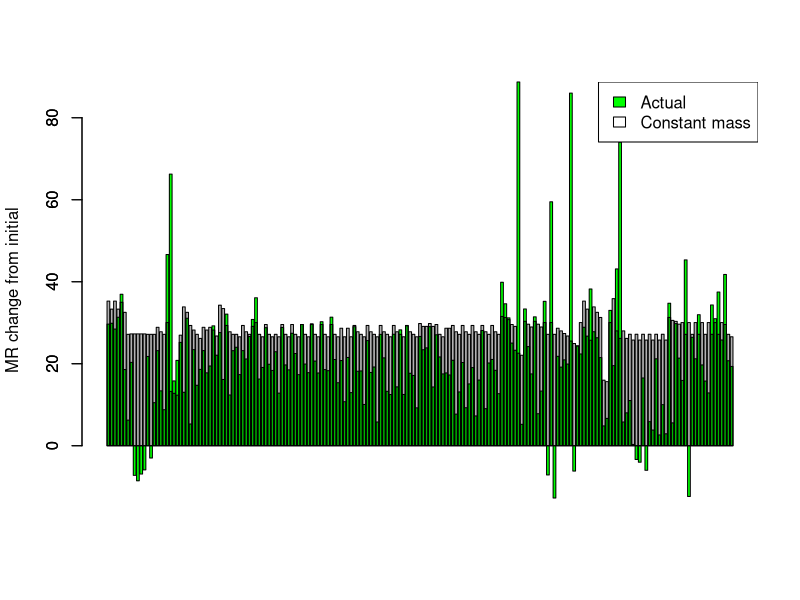
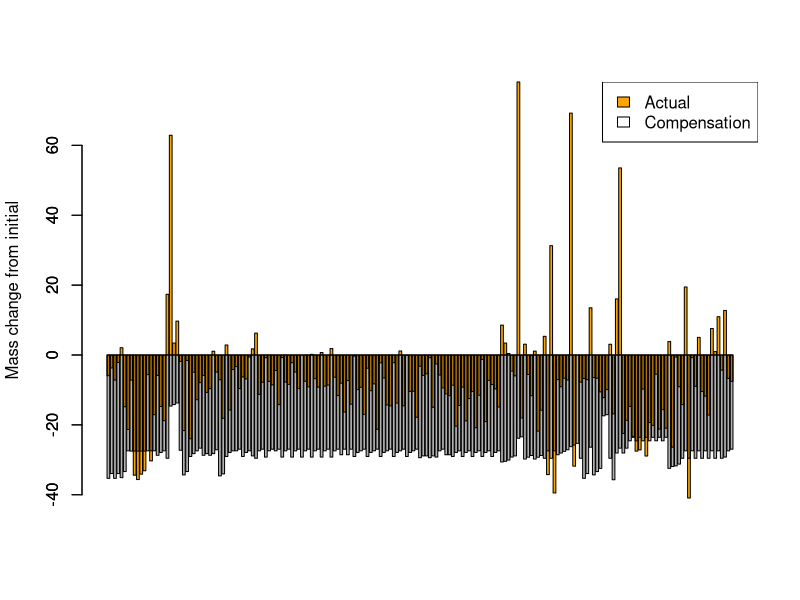
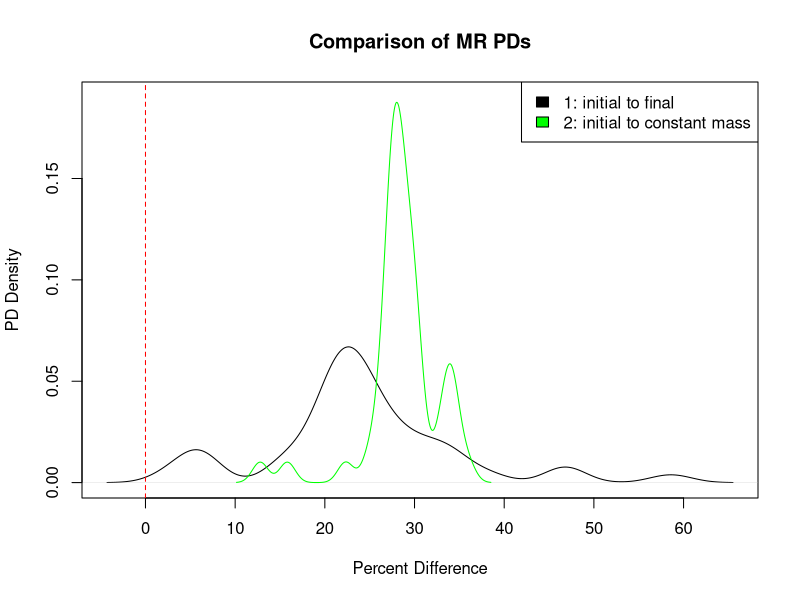
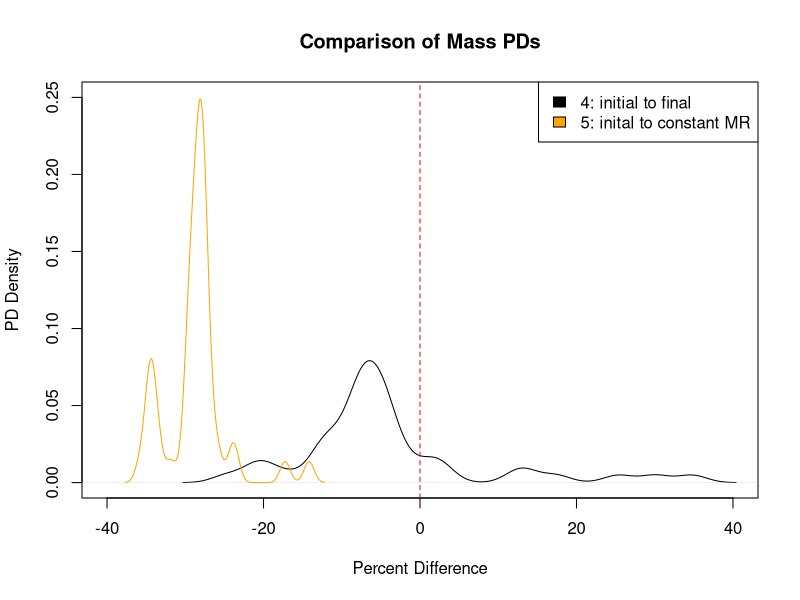

Generate these figures, in order, with R:

#--------------CALCULATING EXPONENTS AND ACTIVATION ENERGY FOR METABOLIC EQUATIONS-------------------------------

### For the metabolic rate equation Metabolic Rate = constant * (Mass ^exponent) * e ^ Activation Energy/kt
### This section uses metabolic rate, temperature, and size data to calculated fitted exponent and activation
### energy for the taxonomic classes for which we could find data. 

# Classes: Branchiopoda, Malacostraca, Maxillopoda
# Data source: Makrieva
MR_data = read.csv("Class_metabolicrates_Makrievadata.csv", stringsAsFactors = FALSE)
Class_list=unique(MR_data$Class)
InvK=1/(273.15+MR_data$TC) #getting all the units correct
Mkg=MR_data$Mg/1000
W=MR_data$qWkg*Mkg
MR_data = cbind(MR_data, InvK, W)

#obtaining class-specific exponents for metabolic rate scaling for Branchiopoda Malacostraca and Maxillopoda
class_slopes=c()
for (current_class in Class_list){
  Class_data=subset(MR_data, MR_data$Class == current_class)
  basic=lm(log(Class_data$W) ~ log(Class_data$Mg) + Class_data$InvK)
  Mslope=basic$coefficients[2]
  Tslope=basic$coefficients[3]
  Ea=Tslope*0.00008617
  class_slopes=rbind(class_slopes, c(current_class, Mslope, Tslope, Ea))
}

# Classes: Amphibia
# Data source: White
MR_Amphi = read.csv("Whiteetal_Amphibiandata.csv", stringsAsFactors = FALSE)
A_InvK=1/(273.15+MR_Amphi$TC)
A_Mkg=MR_Amphi$Mg/1000
MR_Amphi = cbind(MR_Amphi, A_InvK, A_Mkg)
A_basic=lm(log(MR_Amphi$Watts) ~ log(MR_Amphi$A_Mkg) + MR_Amphi$A_InvK)
Mslope=A_basic$coefficients[2]
Tslope=A_basic$coefficients[3]
Ea=Tslope*0.00008617
class_slopes=rbind(class_slopes, c("Amphibia", Mslope, Tslope, Ea))
class_slopes=as.data.frame(class_slopes, stringsAsFactors = FALSE)

# Classes: Actinoperygii
# Data source: Gillooly
#obtaining super-class-specific exponents for metabolic rate scaling in fish
MR_fish = read.csv("gillooly_fish.csv", stringsAsFactors = FALSE)
f_Mkg=MR_fish$Mg/1000
MR_fish = cbind(MR_fish, f_Mkg)
F_basic=lm(log(MR_fish$W) ~ log(MR_fish$f_Mkg) + MR_fish$invK)
Mslope=F_basic$coefficients[2]
Tslope=F_basic$coefficients[3]
Ea=Tslope*0.00008617
class_slopes=rbind(class_slopes, c("Actinoperygii", Mslope, Tslope, Ea))
class_slopes=as.data.frame(class_slopes, stringsAsFactors = FALSE)

#removing unneccesary column and renaming columns
class_values=class_slopes[c(-3)]
names(class_values)[names(class_values) == "V1"] = "Class"
names(class_values)[names(class_values) == "log(Class_data$Mg)"] = "exponent"
names(class_values)[names(class_values) == "Class_data$InvK"] = "Ea"

# Classes: Insecta, Gastropoda, Eurotatoria, Entognatha
# Data source (Insecta only): Chown
# Remaining classes' values from theory
I_class="Insecta"
other_class=c("Gastropoda","Eurotatoria", "Entognatha")
I_slope=0.75
I_Ea=-0.62
Other_Ea=-0.63
other_values=cbind(I_class,I_slope,I_Ea)
for (current_class in other_class){
  current_values=cbind(current_class,I_slope,Other_Ea)
  other_values=rbind(other_values, current_values)
}

other_values = as.data.frame(other_values)
names(other_values)[names(other_values) == "I_class"] = "Class"
names(other_values)[names(other_values) == "I_slope"] = "exponent"
names(other_values)[names(other_values) == "I_Ea"] = "Ea"
class_values = rbind(class_values, other_values)
class_values = transform(class_values, exponent = as.numeric(exponent), Ea = as.numeric(Ea))

#---------------------CREATE THREE DEGREE DATASET----------------------------
### Within a scientific paper, the body size-temperature study may have replicated
### experiments or have slightly different experiments that were conducted. Each experiment
### is called a replicate and was given a unique identifier in "MTEEcto_data.csv". 

# Read in compiled experimental dataset, has one temperature and replicate per row
original_data = read.csv("MTEEcto_data.csv", stringsAsFactors = FALSE, fileEncoding = "latin1")

# Turn unique row names into column in original dataset
original_data = data.frame(as.numeric(rownames(original_data)), original_data)
colnames(original_data)[1] = "row_names"

# Create list of experiment names and respective species
replicate_list_original=unique(original_data$studyID)

# Create dataset containing all temperature pairs within each replicate
all_pairs = c()
for(current_replicate in replicate_list_original){
  single_replicate = subset(original_data, original_data$studyID == current_replicate)
  single_replicate_rownames_combos = combn(single_replicate$row_names, 2)
  single_replicate_rownames_combos = t(single_replicate_rownames_combos)
  single_replicate_temps_combos = combn(single_replicate$temp, 2)
  single_replicate_temps_combos = t(single_replicate_temps_combos)
  single_replicate_masses_combos = combn(single_replicate$mass, 2)
  single_replicate_masses_combos = t(single_replicate_masses_combos)
  single_replicate_combos = cbind(single_replicate_rownames_combos, single_replicate_temps_combos, single_replicate_masses_combos)
  single_replicate_combos = data.frame(single_replicate_combos)
  single_replicate_combos = cbind(current_replicate, single_replicate_combos)
  all_pairs = rbind(all_pairs, single_replicate_combos)
}
names(all_pairs) = c("studyID", "initial_temp_row", "final_temp_row", "initial_temp", "final_temp", "initial_mass", "final_mass")

# Subset dataset to contain only temperature pairs that differ by 3*
all_pairs$temp_diff = all_pairs$final_temp - all_pairs$initial_temp
three_degree_pairs = subset(all_pairs, all_pairs$temp_diff == 3)

# Add species to three degree difference pairs
lookup = original_data[match(three_degree_pairs$studyID, original_data$studyID),]
three_degree_pairs$species = lookup$Species
three_degree_pairs$Class = lookup$Class

# List of species and number of pairs per species
species_duplicates = sort(table(three_degree_pairs$species), decreasing=TRUE)

# Add class-specific values to pairs dataset
store_class_values = class_values[match(three_degree_pairs$Class, class_values$Class),]
three_degree_pairs = cbind(three_degree_pairs, store_class_values$exponent, store_class_values$Ea)
colnames(three_degree_pairs)[11] = "exponent"
colnames(three_degree_pairs)[12] = "Ea"

# List of classes and number of pairs per class
class_distribution = table(three_degree_pairs$Class)

#------------------CALCULATE METABOLIC RATES/MASSES--------------------------

# Use MTE equation to calculate metabolic rates (initial, final, and w/ constant/initial mass)
three_degree_pairs$initial_metrate = (three_degree_pairs$initial_mass ^ three_degree_pairs$exponent) * (exp(((three_degree_pairs$Ea) / (.00008617 * (three_degree_pairs$initial_temp + 273.15)))))
three_degree_pairs$final_metrate = (three_degree_pairs$final_mass ^ three_degree_pairs$exponent) * (exp(((three_degree_pairs$Ea) / (.00008617 * (three_degree_pairs$final_temp + 273.15)))))
three_degree_pairs$constantmass_metrate = (three_degree_pairs$initial_mass ^ three_degree_pairs$exponent) * (exp(((three_degree_pairs$Ea) / (.00008617 * (three_degree_pairs$final_temp + 273.15)))))

# Use rearranged MTE equation to calculate mass w/ constant/initial metabolic rate
three_degree_pairs$constantmetrate_mass = (three_degree_pairs$initial_metrate / (exp(three_degree_pairs$Ea / (.00008617 * (three_degree_pairs$final_temp + 273.15))))) ^ (1 / three_degree_pairs$exponent)

#--------------------EXPLORATORY STATS AND FIGURES-----------------------

### Summary values

# Percent differences for metabolic rates
  # 1: initial to final (empirical), expect increase
  # 2: initial to constant mass (theoretical), expect increase
  # 3: final to constant mass, expect increase
three_degree_pairs$PD_1 = ((three_degree_pairs$final_metrate / three_degree_pairs$initial_metrate) - 1) * 100
three_degree_pairs$PD_2 = ((three_degree_pairs$constantmass_metrate / three_degree_pairs$initial_metrate) - 1) * 100
three_degree_pairs$PD_3 = ((three_degree_pairs$constantmass_metrate / three_degree_pairs$final_metrate) - 1) * 100

# Percent differences for masses
  # 4: initial to final (empirical), expect decrease
  # 5: initial to constant metabolic rate (theoretical), expect decrease
  # 6: final to constant metabolic rate, expect decrease
three_degree_pairs$PD_4 = ((three_degree_pairs$final_mass / three_degree_pairs$initial_mass) - 1) * 100
three_degree_pairs$PD_5 = ((three_degree_pairs$constantmetrate_mass / three_degree_pairs$initial_mass) - 1) * 100
three_degree_pairs$PD_6 = ((three_degree_pairs$constantmetrate_mass / three_degree_pairs$final_mass) - 1) * 100

# Create species dataset
# This code is way awful
library(dplyr)

# Get columns for averages
species_data = three_degree_pairs %>%
  group_by(species) %>%
  #summarise(count = n())
  summarise_each(funs(mean), initial_mass, final_mass, initial_metrate, final_metrate, 
                 constantmass_metrate, constantmetrate_mass, PD_1, PD_2, PD_3, PD_4, PD_5, PD_6) 

# Add in species occurrence values
occurrences = three_degree_pairs %>%
  group_by(species) %>%
  summarise(count = n())

species_data$occurrences = occurrences$count

# Add in class column
lookup_test = lookup[match(species_data$species, three_degree_pairs$species),]
species_data$class = lookup_test$Class

### Figures

# Metabolic rate PD comparison for each observationn
barplot(three_degree_pairs$PD_1, col = "green", ylab = "MR change from initial")
barplot(three_degree_pairs$PD_2, col = rgb(0, 0, 0, alpha = 0.3), add = TRUE)
legend("topright", c("Actual", "Constant mass"), fill = c("green", "white"))

# Mass PD comparison for each observationn
barplot(three_degree_pairs$PD_4, col = "orange", ylab = "Mass change from initial")
barplot(three_degree_pairs$PD_5, col = rgb(0, 0, 0, alpha = 0.3), add = TRUE)
legend("topright", c("Actual", "Compensation"), fill = c("orange", "white"))

# Density plots for t-test for metabolic rate + normality test + t-test
plot(density(species_data$PD_1), col = "black", ylim = c(0, 0.19), main = "Comparison of MR PDs", xlab = "Percent Difference", ylab = "PD Density")
legend("topright", c("1: initial to final", "2: initial to constant mass"), fill = c("black", "green"))
lines(density(species_data$PD_2), col = "green")
abline(v = 0, lty = 2, col = "red")
shapiro.test(species_data$PD_1)
shapiro.test(species_data$PD_2)
t.test(species_data$PD_1, species_data$PD_2, paired = TRUE)

# Density plots for t-test for mass + normality test + t-test
plot(density(species_data$PD_4), col = "black", xlim = c(-40, 40), ylim = c(0, 0.25), main = "Comparison of Mass PDs", xlab = "Percent Difference", ylab = "PD Density")
lines(density(species_data$PD_5), col = "orange")
legend("topright", c("4: initial to final", "5: inital to constant MR"), fill = c("black", "orange"))
abline(v = 0, lty = 2, col = "red")
shapiro.test(species_data$PD_4)
shapiro.test(species_data$PD_5)
t.test(species_data$PD_4, species_data$PD_5, paired = TRUE)

### Statistical tests
